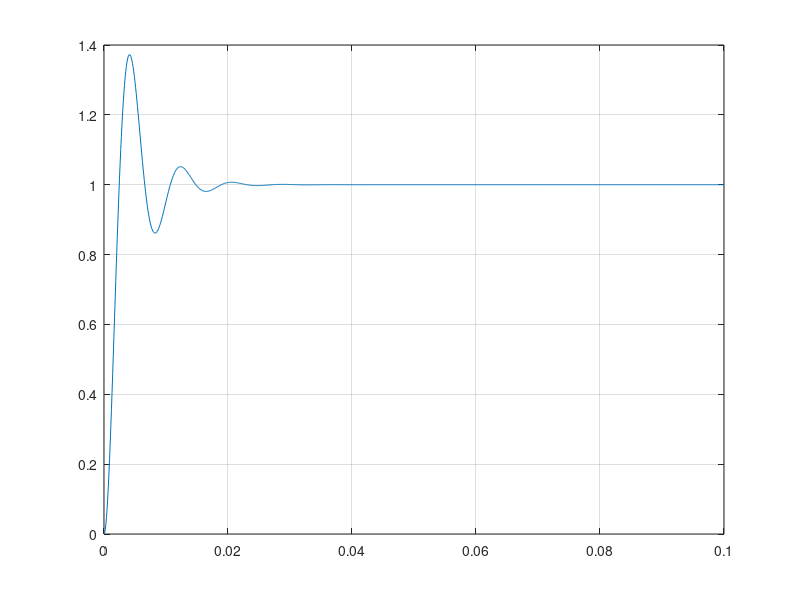
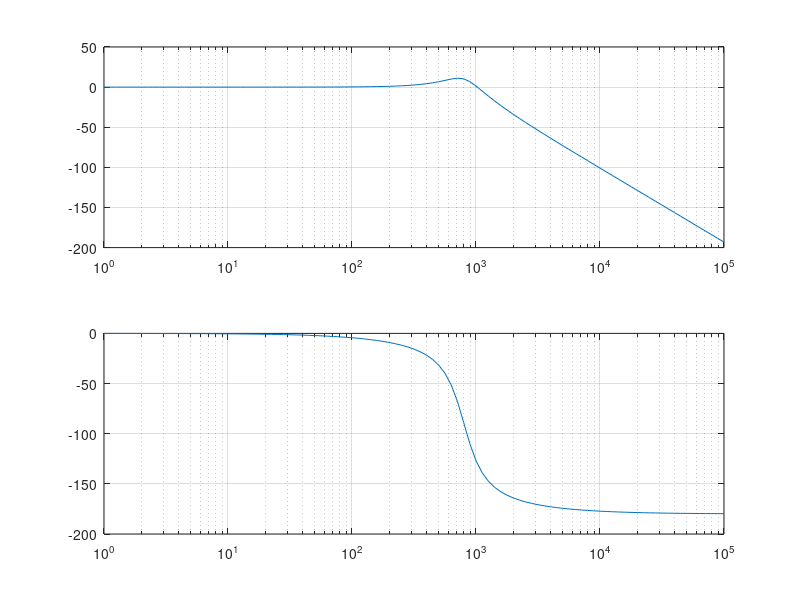
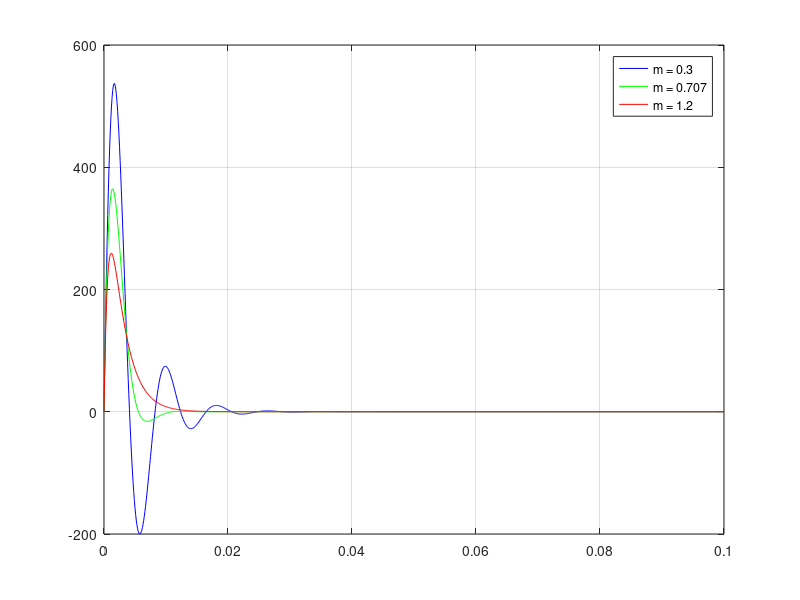

The MATLAB source for these figures, in order:
%% CeTI / Bloc 4 / Systèmes et asservissements
% Mission 4.5 - Système 2nd ordre

% Définition constante
w0 = 800;
m = 0.3;

% Définition système

H_num = [1];
H_den = [(1/w0)^2 2*m/w0 1];

H_sys = tf(H_num, H_den)

%% Réponse à un échelon
t = linspace(0, 0.1, 1001);
[IND_H, Time_H] = step(H_sys, t);
figure(1)
plot(Time_H, IND_H);
grid on;

%% Réponse en fréquence
w = logspace(0, 5, 101);
[mag_H, phase_H, w_H] = bode(H_sys, w);
mag_H = squeeze(mag_H);
phase_H = squeeze(phase_H);
w_H = squeeze(w_H);
figure(2)
subplot(2,1,1)
semilogx(w_H, 20*log(abs(mag_H)));
grid on;
subplot(2,1,2)
semilogx(w_H, phase_H);
grid on;

%% Pour des m differents
m1 = 0.3;
m2 = 0.707;
m3 = 1.2;

H_num = [1];
H_den1 = [(1/w0)^2 2*m1/w0 1];
H_sys1 = tf(H_num, H_den1);
H_den2 = [(1/w0)^2 2*m2/w0 1];
H_sys2 = tf(H_num, H_den2);
H_den3 = [(1/w0)^2 2*m3/w0 1];
H_sys3 = tf(H_num, H_den3);

[imp_1, t_1] = impulse(H_sys1, t)
[imp_2, t_2] = impulse(H_sys2, t)
[imp_3, t_3] = impulse(H_sys3, t)

figure(3)
plot(t_1, imp_1, 'b', 'DisplayName', 'm = 0.3')
hold on;
plot(t_2, imp_2, 'g', 'DisplayName', 'm = 0.707')
plot(t_3, imp_3, 'r', 'DisplayName', 'm = 1.2')
grid on;
legend;
